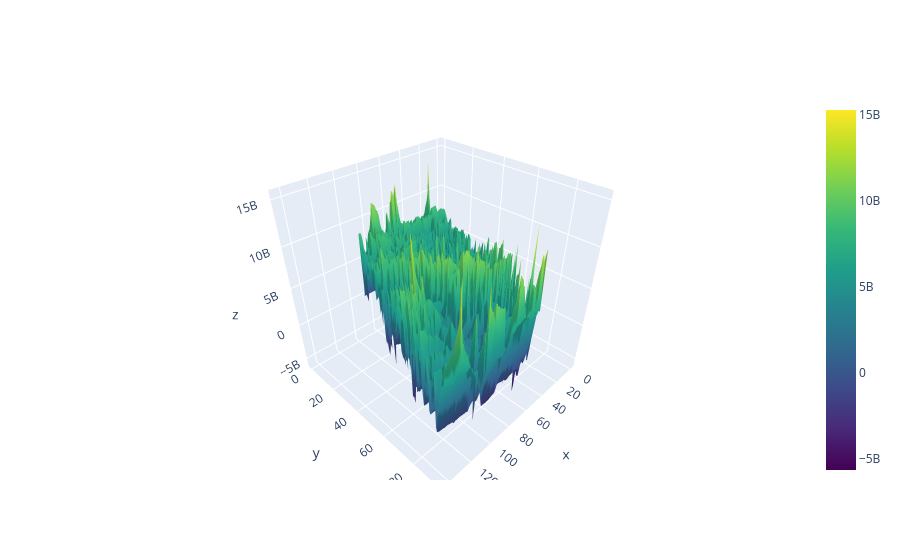

The cell this chart's notebook holds for it:
### Code cell
import plotly.graph_objects as go

fig = go.Figure()

fig.add_trace(
    go.Mesh3d(
        x=Xh,
        y=Yh,
        z=Z,
        intensity=Z,
        colorscale="Viridis",
        opacity=1
    )
)

fig.show()

### Figure 1 — Plotly figure (JSON) as saved in the notebook; plotly's stock layout.template omitted (floating-point values rounded to 4 significant figures; data arrays with more than 128 entries replaced by an {"elided": "..."} marker saying what was removed)
{"data": [{"colorscale": [[0, "#440154"], [0.1111, "#482878"], [0.2222, "#3e4989"], [0.3333, "#31688e"], [0.4444, "#26828e"], [0.5556, "#1f9e89"], [0.6667, "#35b779"], [0.7778, "#6ece58"], [0.8889, "#b5de2b"], [1, "#fde725"]], "intensity": {"elided": "9810 float values"}, "opacity": 1, "type": "mesh3d", "x": {"elided": "9810 float values"}, "y": {"elided": "9810 float values"}, "z": {"elided": "9810 float values"}}], "layout": {}}
